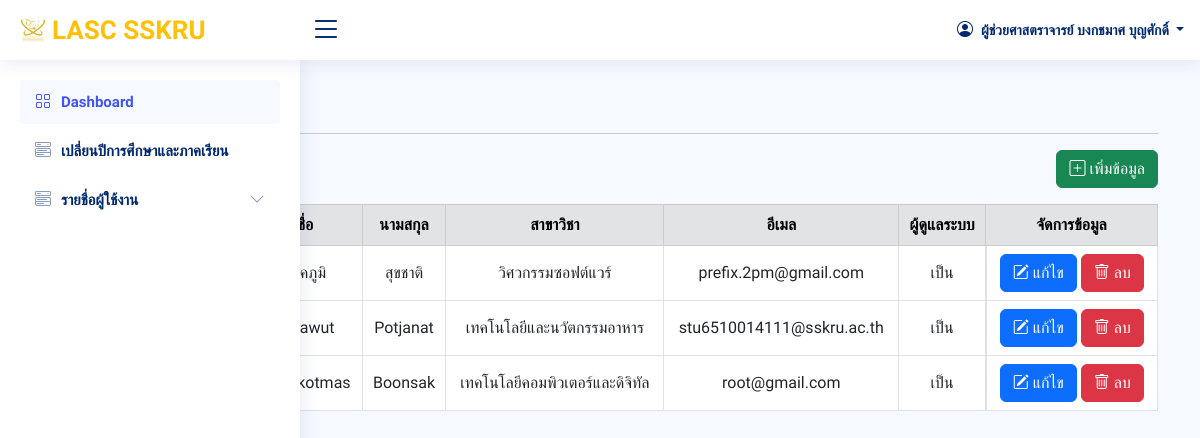
The app's page /index_admin.php?page=admin/teacher (signed in) with its own data.
### tables this page shows
CREATE TABLE `users` (
  `userId` int(20) NOT NULL,
  `academic_rank` varchar(50) NOT NULL,
  `nametitle` varchar(50) NOT NULL,
  `firstname` varchar(50) NOT NULL,
  `lastname` varchar(50) NOT NULL,
  `branch` varchar(50) NOT NULL,
  `email` varchar(50) NOT NULL,
  `password` varchar(255) NOT NULL,
  `urole` varchar(50) NOT NULL,
  `isAdmin` varchar(10) NOT NULL,
  `created_at` timestamp NOT NULL DEFAULT current_timestamp()
);

### admin/teacher.php (the view, shortened to what this page needs)
<?php
    require_once "config/db.php";
?>
<div class="container">
    <div class="pagetitle mt-3">
        <h1>รายชื่ออาจารย์</h1>
    </div>
    <hr>
    <div class="d-flex justify-content-end">
        <button class="btn btn-success mb-3" type="button" data-bs-toggle="modal" data-bs-target="#largeModal">
            <div class="icon d-flex">
                <i class="bi bi-plus-square"></i> &nbsp;
                <div class="label">เพิ่มข้อมูล</div>
            </div>
        </button>
    </div>
    <table class="table table-bordered text-center align-middle">
        <thead class="align-middle table-secondary">
            <tr>
                <th scope="col">ตำแหน่ง</th>
                <th scope="col">คำนำหน้า</th>
                <th scope="col">ชื่อ</th>
                <th scope="col">นามสกุล</th>
                <th scope="col">สาขาวิชา</th>
                <th scope="col">อีเมล</th>
                <th scope="col">ผู้ดูแลระบบ</th>
                <th scope="col">จัดการข้อมูล</th>
            </tr>
        </thead>
        <tbody>
            <?php
                $stmt = $conn->query("SELECT * FROM users WHERE urole = 'teacher'");
                $stmt->execute();
                $personal = $stmt->fetchAll();
                if (!$personal) {
                    echo "<tr><td colspan='8' class='text-center'>ไม่มีข้อมูล</td></tr>";
                } else {
                    foreach ($personal as $per) {
            ?>
                        <tr>
                            <td style="white-space: nowrap;"><?= $per['academic_rank']; ?></td>
                            <td><?= $per['nametitle']; ?></td>
                            <td><?= $per['firstname']; ?></td>
                            <td><?= $per['lastname']; ?></td>
                            <td><?= $per['branch']; ?></td>
                            <td><?= $per['email']; ?></td>
                            <td><?= $per['isAdmin']; ?></td>
                            <td class="d-flex justify-content-center">
                                <a href="?page=admin/teacher&edit=<?= $per['userId']; ?>" class="btn btn-primary">
                                    <div class="icon d-flex">
                                        <i class="bi bi-pencil-square"></i>&nbsp;
                                        <div class="label">แก้ไข</div>
                                    </div>
                                </a>&nbsp;
                                <a onclick="return confirm('ต้องการลบข้อมูลหรือไม่')" href="?page=admin/teacher&delete=<?= $per['userId']; ?>" class="btn btn-danger">
                                    <div class="icon d-flex">
                                        <i class="bi bi-trash"></i>&nbsp;
                                        <div class="label">ลบ</div>
                                    </div>
                                </a>
                            </td>
                        </tr>
            <?php } } ?>
        </tbody>
    </table>
</div>

### index_admin.php (shortened to what this page needs)
<?php
  require_once 'config/db.php';
  $userId = $_SESSION['userId'];
  if (isset($_SESSION['userId'])) {
    $stmt = $conn->query("SELECT * FROM users WHERE userId = '$userId'");
    $stmt->execute();
    $row = $stmt->fetch(PDO::FETCH_ASSOC);
  }
?>
<!DOCTYPE html>
<html lang="en">
<head>
  <link href="assets/vendor/bootstrap/css/bootstrap.min.css" rel="stylesheet">
  <link href="assets/vendor/bootstrap-icons/bootstrap-icons.css" rel="stylesheet">
  <link href="assets/vendor/boxicons/css/boxicons.min.css" rel="stylesheet">
  <link href="assets/vendor/quill/quill.snow.css" rel="stylesheet">
  <link href="assets/vendor/quill/quill.bubble.css" rel="stylesheet">
  <link href="assets/vendor/remixicon/remixicon.css" rel="stylesheet">
  <link href="assets/vendor/simple-datatables/style.css" rel="stylesheet">
  <link href="assets/css/style.css" rel="stylesheet">
</head>
<body>
  <header id="header" class="header fixed-top d-flex align-items-center">
    <div class="d-flex align-items-center justify-content-between">
      <a class="logo d-flex align-items-center">
        <img src="assets/img/logo_lasc1.png" alt="โลโก้คณะ">
        <span class="d-none d-lg-block" style="color: #ffc107;">LASC SSKRU</span>
      </a>
      <i class="bi bi-list toggle-sidebar-btn"></i>
    </div>
    <nav class="header-nav ms-auto">
      <ul class="d-flex align-items-center">
        <li class="nav-item dropdown pe-3">
          <a class="nav-link nav-profile d-flex align-items-center pe-0" href="#" data-bs-toggle="dropdown">
          <i class="bi bi-person-circle"></i>
            <span class="d-none d-md-block dropdown-toggle ps-2">
            <?php
                if($row['academic_rank'] == 'ไม่มี'){
                    echo  ' ' . $row['nametitle'] . ' ' .  $row['firstname'] . ' ' . $row['lastname'];
                }elseif($row['academic_rank'] == 'ศาสตราจารย์'){
                    echo $row['academic_rank'] . ' ' .  $row['firstname'] . ' ' . $row['lastname'];
                }elseif(($row['academic_rank'] == 'รองศาสตราจารย์' or $row['academic_rank'] == 'ผู้ช่วยศาสตราจารย์') and $row['nametitle'] == "ดร." ){
                    echo $row['academic_rank'] . ' ' . $row['nametitle'] . ' ' .  $row['firstname'] . ' ' . $row['lastname'];
                }else {
                    echo $row['academic_rank'] . ' ' .  $row['firstname'] . ' ' . $row['lastname'];
                }
            ?>
            </span>
          </a>
        </li>
      </ul>
    </nav>
  </header>
  <aside id="sidebar" class="sidebar">
    <ul class="sidebar-nav" id="sidebar-nav">
      <li class="nav-item">
        <a class="nav-link " href="index_admin.php?page=admin/dashboard">
          <i class="bi bi-grid"></i>
          <span>Dashboard</span>
        </a>
      </li>
      <li class="nav-item">
        <a class="nav-link collapsed" href="index_admin.php?page=admin/change_term_year">
          <i class="bi bi-menu-button-wide"></i>
          <span>เปลี่ยนปีการศึกษาและภาคเรียน</span>
        </a>
      </li>
      <li class="nav-item">
        <a class="nav-link collapsed" data-bs-target="#components-nav1" data-bs-toggle="collapse" href="#">
          <i class="bi bi-menu-button-wide"></i><span>รายชื่อผู้ใช้งาน</span><i class="bi bi-chevron-down ms-auto"></i>
        </a>
      </li>
    </ul>
  </aside>
  <main>
    <br>
    <br>
    <br>
    <?php
    $page = $_GET['page'];
    include $page . ('.php');
    ?>
  </main>
</body>
</html>

### assets/css/style.css (style rules this page uses)
:root { scroll-behavior: smooth; }
body { font-family: 'Kanit', sans-serif; background: #f6f9ff; color: #444444; }
a { color: #4154f1; text-decoration: none; }
h1, h2, h3, h4, h5, h6 { font-family: 'Kanit', sans-serif; }
.pagetitle { margin-bottom: 10px; }
.pagetitle h1 { font-size: 24px; margin-bottom: 0; font-weight: 600; color: #012970; }
.logo { line-height: 1; }
@media (min-width: 1200px) { .logo { width: 280px; } }
.logo img { max-height: 26px; margin-right: 6px; }
.logo span { font-size: 26px; font-weight: 700; font-family: 'Kanit', sans-serif; }
.header { transition: all 0.5s; z-index: 997; height: 60px; box-shadow: 0px 2px 20px rgba(1, 41, 112, 0.1); background-color: #fff; padding-left: 20px; }
.header .toggle-sidebar-btn { font-size: 32px; padding-left: 10px; cursor: pointer; color: #012970; }
.header-nav ul { list-style: none; }
.header-nav>ul { margin: 0; padding: 0; }
.header-nav .nav-profile { color: #012970; }
.header-nav .nav-profile span { font-size: 14px; font-weight: 600; }
.sidebar { position: fixed; top: 60px; left: 0; bottom: 0; width: 300px; z-index: 996; transition: all 0.3s; padding: 20px; overflow-y: auto; scrollbar-width: thin; scrollbar-color: #aab7cf transparent; box-shadow: 0px 0px 20px rgba(1, 41, 112, 0.1); background-color: #fff; }
.sidebar-nav { padding: 0; margin: 0; list-style: none; }
.sidebar-nav li { padding: 0; margin: 0; list-style: none; }
.sidebar-nav .nav-item { margin-bottom: 5px; }
.sidebar-nav .nav-link { display: flex; align-items: center; font-size: 15px; font-weight: 600; color: #4154f1; transition: 0.3; background: #f6f9ff; padding: 10px 15px; border-radius: 4px; }
.sidebar-nav .nav-link i { font-size: 16px; margin-right: 10px; color: #4154f1; }
.sidebar-nav .nav-link.collapsed { color: #012970; background: #fff; }
.sidebar-nav .nav-link.collapsed i { color: #899bbd; }
.sidebar-nav .nav-link .bi-chevron-down { margin-right: 0; transition: transform 0.2s ease-in-out; }

### records on screen
users: academic_rank "ผู้ช่วยศาสตราจารย์", firstname "บงกชมาศ", lastname "บุญศักดิ์"
users: firstname "ภาคภูมิ", lastname "สุขชาติ", branch "วิศวกรรมซอฟต์แวร์", email "prefix.2pm@gmail.com", isAdmin "เป็น"
users: firstname "Sarawut", lastname "Potjanat", branch "เทคโนโลยีและนวัตกรรมอาหาร", email "stu6510014111@sskru.ac.th", isAdmin "เป็น"
users: firstname "Bongkotmas", lastname "Boonsak", branch "เทคโนโลยีคอมพิวเตอร์และดิจิทัล", email "root@gmail.com", isAdmin "เป็น"
